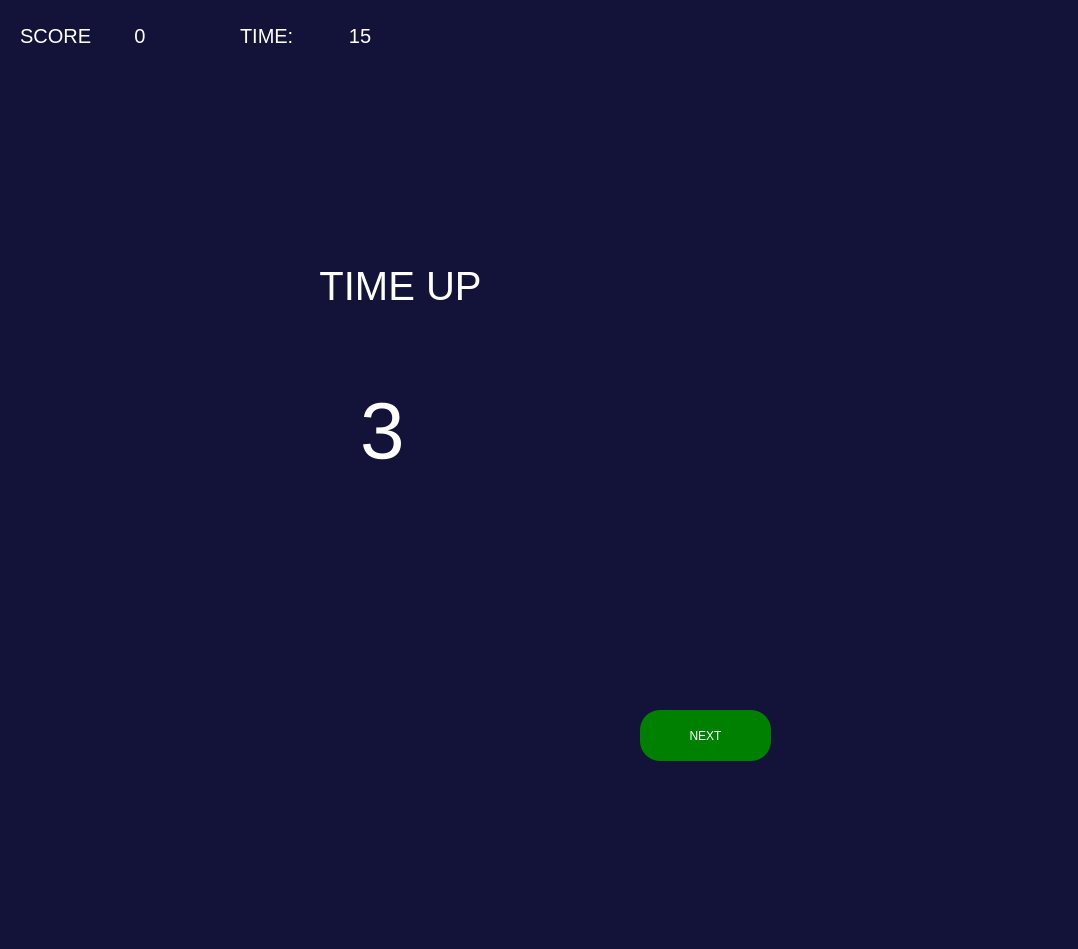
<?xml version="1.0" encoding="UTF-8"?>
<ui version="4.0">
 <class>Dialog</class>
 <widget class="QDialog" name="Dialog">
  <property name="geometry">
   <rect>
    <x>0</x>
    <y>0</y>
    <width>1078</width>
    <height>949</height>
   </rect>
  </property>
  <property name="windowTitle">
   <string>Dialog</string>
  </property>
  <property name="styleSheet">
   <string notr="true">background:#131239;</string>
  </property>
  <widget class="QPushButton" name="f_mole">
   <property name="geometry">
    <rect>
     <x>620</x>
     <y>220</y>
     <width>61</width>
     <height>61</height>
    </rect>
   </property>
   <property name="styleSheet">
    <string notr="true">background: transparent;
border: none;</string>
   </property>
   <property name="text">
    <string/>
   </property>
   <property name="icon">
    <iconset>
     <normaloff>../Images and icon/Mole.png</normaloff>../Images and icon/Mole.png</iconset>
   </property>
   <property name="iconSize">
    <size>
     <width>60</width>
     <height>60</height>
    </size>
   </property>
  </widget>
  <widget class="QLabel" name="f_label">
   <property name="geometry">
    <rect>
     <x>20</x>
     <y>20</y>
     <width>71</width>
     <height>31</height>
    </rect>
   </property>
   <property name="styleSheet">
    <string notr="true">font-size:20px;
color: white;</string>
   </property>
   <property name="text">
    <string>SCORE:</string>
   </property>
  </widget>
  <widget class="QLabel" name="f_label_2">
   <property name="geometry">
    <rect>
     <x>240</x>
     <y>20</y>
     <width>71</width>
     <height>31</height>
    </rect>
   </property>
   <property name="styleSheet">
    <string notr="true">font-size:20px;
color: white;</string>
   </property>
   <property name="text">
    <string>TIME:</string>
   </property>
  </widget>
  <widget class="QLabel" name="f_score">
   <property name="geometry">
    <rect>
     <x>110</x>
     <y>20</y>
     <width>60</width>
     <height>31</height>
    </rect>
   </property>
   <property name="styleSheet">
    <string notr="true">font-size:20px;
color: white;</string>
   </property>
   <property name="text">
    <string>0</string>
   </property>
   <property name="alignment">
    <set>Qt::AlignCenter</set>
   </property>
  </widget>
  <widget class="QLabel" name="f_timer">
   <property name="geometry">
    <rect>
     <x>330</x>
     <y>20</y>
     <width>60</width>
     <height>31</height>
    </rect>
   </property>
   <property name="styleSheet">
    <string notr="true">font-size:20px;
color: white;</string>
   </property>
   <property name="text">
    <string>15</string>
   </property>
   <property name="alignment">
    <set>Qt::AlignCenter</set>
   </property>
  </widget>
  <widget class="QLabel" name="f_biglabel1">
   <property name="geometry">
    <rect>
     <x>200</x>
     <y>220</y>
     <width>401</width>
     <height>131</height>
    </rect>
   </property>
   <property name="styleSheet">
    <string notr="true">font-size:40px;
color: white;</string>
   </property>
   <property name="text">
    <string>TIME UP</string>
   </property>
   <property name="alignment">
    <set>Qt::AlignCenter</set>
   </property>
  </widget>
  <widget class="QLabel" name="f_biglabel2">
   <property name="geometry">
    <rect>
     <x>360</x>
     <y>360</y>
     <width>91</width>
     <height>141</height>
    </rect>
   </property>
   <property name="styleSheet">
    <string notr="true">font-size:80px;
color: white;</string>
   </property>
   <property name="text">
    <string>3</string>
   </property>
  </widget>
  <widget class="QPushButton" name="f_continue">
   <property name="geometry">
    <rect>
     <x>640</x>
     <y>710</y>
     <width>131</width>
     <height>51</height>
    </rect>
   </property>
   <property name="styleSheet">
    <string notr="true">font: 15pt &quot;Arial Rounded MT Bold&quot;;
padding:15px;
background-color:green;
color:white;
border-radius: 20px;</string>
   </property>
   <property name="text">
    <string>NEXT</string>
   </property>
  </widget>
 </widget>
 <resources/>
 <connections/>
</ui>
